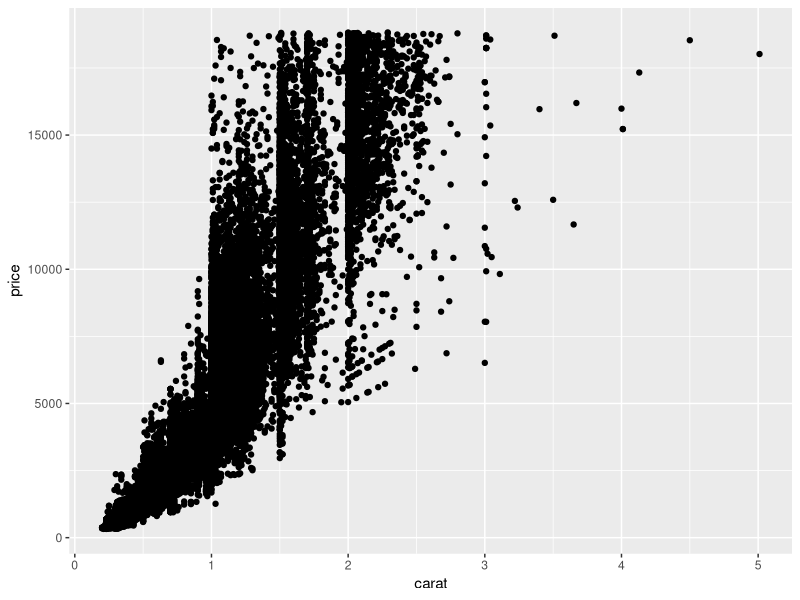
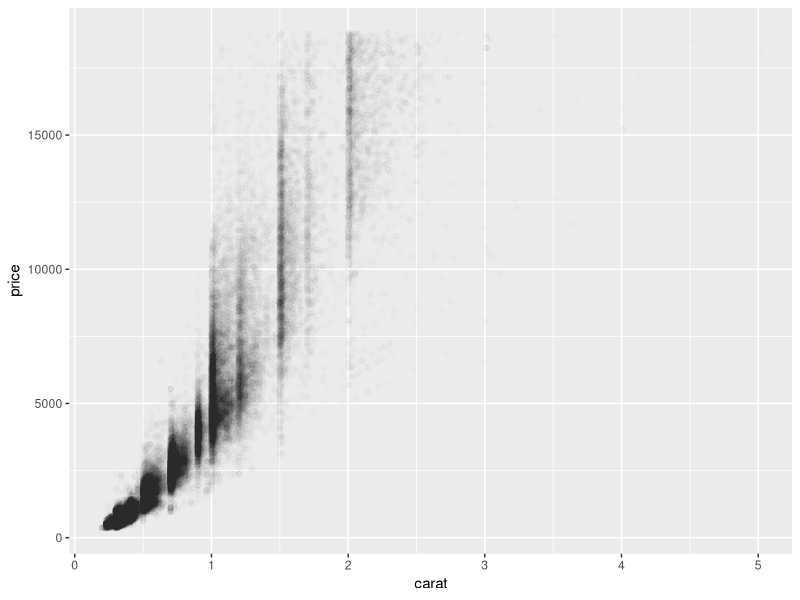
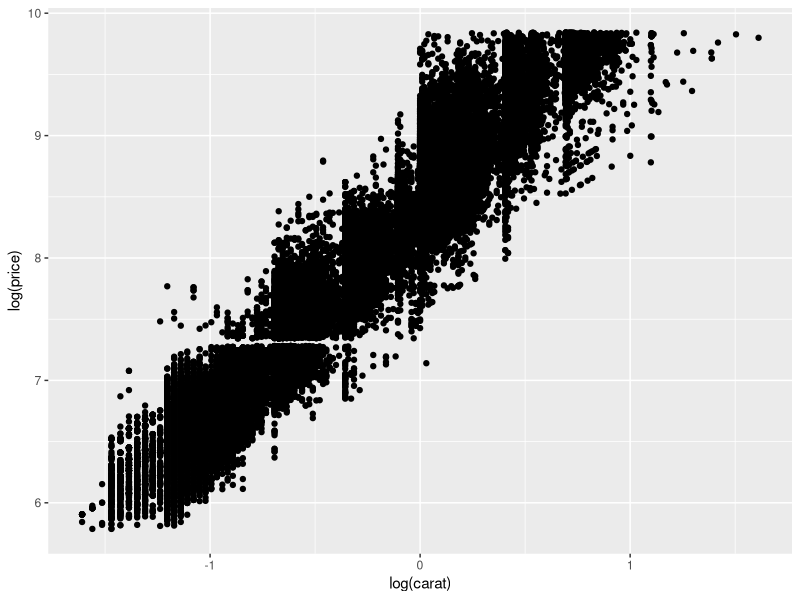
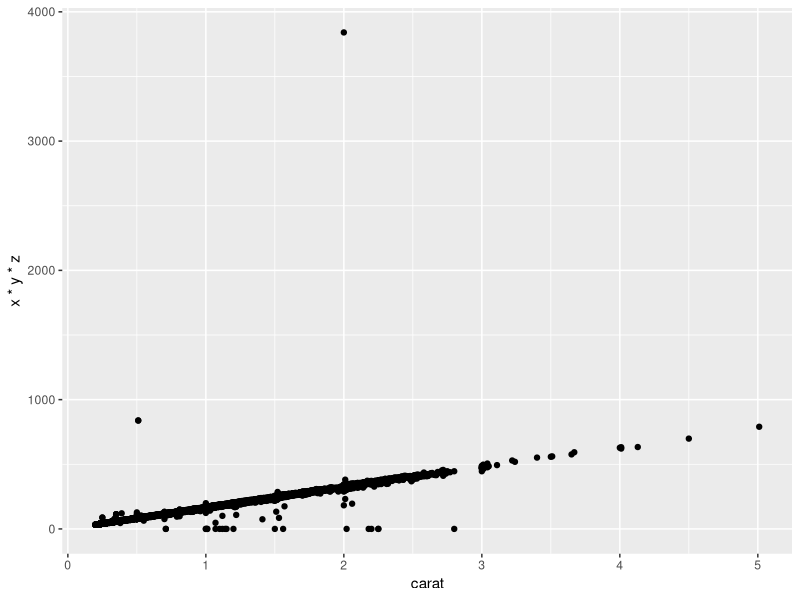
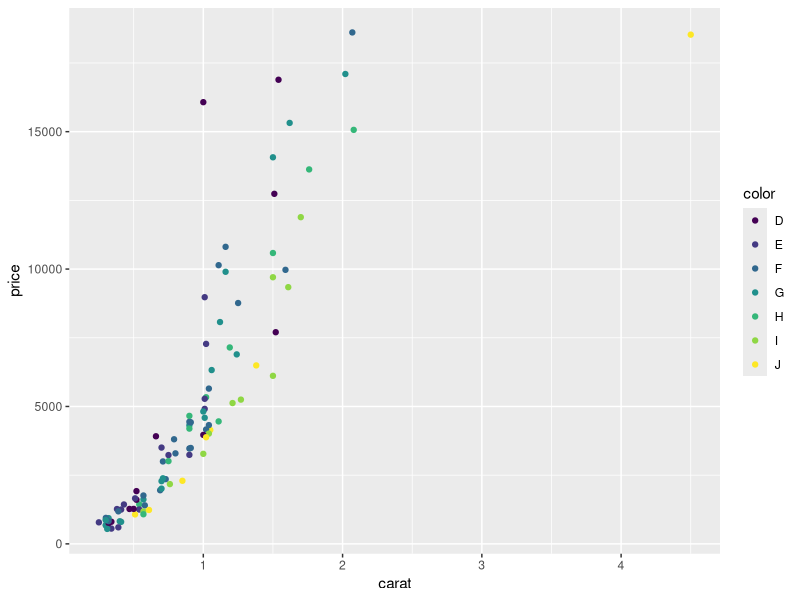
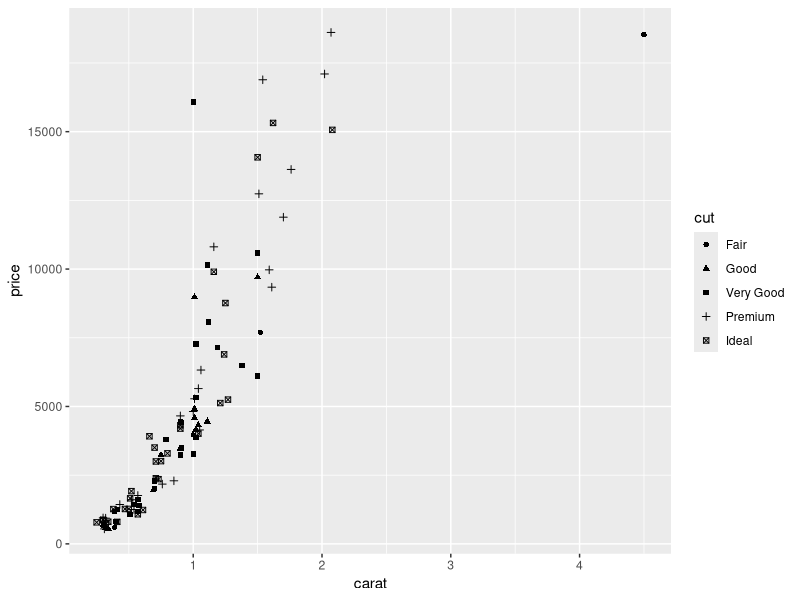
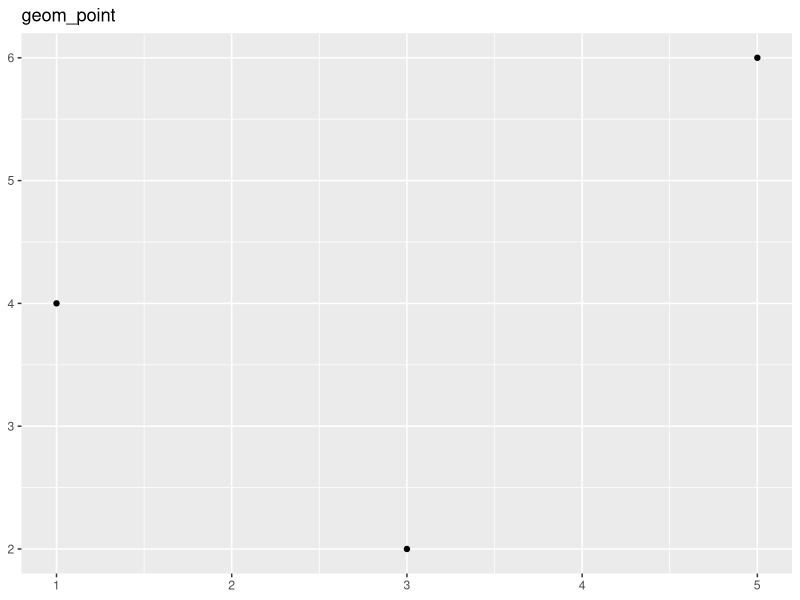
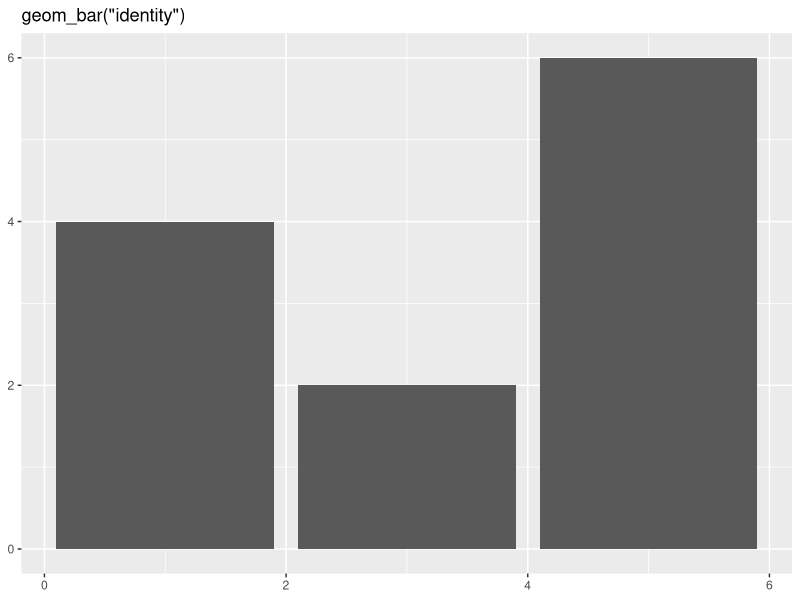

Recreate these plots in R, in order.
# 029_SPIN_Hadley_ggplot.R

# ---- 001 Intro ggplot SPIN----
# Using the SPIN version of Hadley's "Elegant Graphics",  NOT 2015



library(tidyverse)

# ---- Chapter 01 ----
# ---- Chapter 02 ----
# ---- 02.2 -----
names(diamonds)
set.seed(1410) # Make the sample reproducible
nrow(diamonds)  # 53,940

# from 53940 numbers, choose 100
dsmall <- diamonds[sample(nrow(diamonds), 100), ]

# note outliers!
g <- ggplot(diamonds, aes(x=carat, y=price)) # carat, wt,  is continuous

g + geom_point()  # slow!

# overplotting!  'fix' with alpha
g + geom_point(alpha = I(1/100))  # I means calculate | manual

# looks exponential, so take log
# yep, now looks more linear
g <- ggplot(diamonds, aes(x=log(carat), y=log(price)))
g + geom_point()

# Volume vs carat(wt) very linear
g <- ggplot(diamonds, aes(x= carat, y=x*y*z)) 
g + geom_point()

# ---- 02.2 ----
# ---- (aside) quick count ----

str(diamonds)
diamonds %>% count(cut)
# -----------------

# ---- 02.4 ----

g <- ggplot(dsmall, aes(x=carat, y=price, color=color))
g + geom_point()

g <- ggplot(dsmall, aes(x=carat, y=price, shape=cut))
g + geom_point()

# ---- 02.5 ----


# ---- Chapter 05 ----
# ---- 05.3 ----
df <- data_frame(x=c(3,1,5),
                 y=c(2,4,6),
                 label=c('a','b','c'))

p <- ggplot(df, aes(x,y,label=label)) + xlab(NULL) + ylab(NULL)

p + geom_point() +  ggtitle("geom_point")
p + geom_bar(stat="identity") +  ggtitle("geom_bar(\"identity\")")
p + geom_line()         + ggtitle("geom_line") 
p + geom_area(fill="green")         + ggtitle("geom_area")
p + geom_path()         + ggtitle("geom_path")
p + geom_text()         + ggtitle("geom_text")  # prints labels
p + geom_tile(fill="blue", alpha =0.2)         + 
        ggtitle("geom_tile") +
        geom_text()
 
